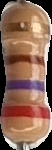
#> input picture res3.png, 52 x 150 px, found by its file name
$ python Processing.py
#> lines starting #> are read from the running program, lines starting #| are printed output that depends on the picture; after the words box and inside, x2 and y2 are one past the last pixel; in counts of white or black regions, pixels touching at a corner belong together
#> in main, img_bgr is the input picture: shape (150, 52, 3); mean B, G, R 84.7, 101.9, 138.9
import numpy as np
import cv2
import matplotlib.pyplot as plt
import os

'''
This module contains functions for processing images, including resistor horizontal alignment,
'''


# [128 lines left out: functions image_horitzontal_alignment, crop_to_narrowest_y_range, remove_resistor_body, lococate_colour_bands, not called in this run]

def image_histogram_equalization(image):
    """
    Convert the image to hsv color space and apply histogram equalization to the h channel.
    Then convert back to RGB color space.
    """
    hsv = cv2.cvtColor(image, cv2.COLOR_RGB2HSV)
#> hsv: shape (150, 52, 3); mean H, S, V 18.3, 92.5, 139.2
    h_channel, s_channel, v_channel = cv2.split(hsv)

    # Apply histogram equalization to the L channel
    #h_channel_eq = cv2.equalizeHist(h_channel)

    clahe = cv2.createCLAHE(clipLimit=2.0, tileGridSize=(8,8))
    h_channel_eq = clahe.apply(h_channel)

    # Merge the channels back
    hsv_eq = cv2.merge((h_channel_eq, s_channel, v_channel))
#> hsv_eq: shape (150, 52, 3); mean H, S, V 30.4, 92.5, 139.2

    # Convert back to RGB color space
    rgb_eq = cv2.cvtColor(hsv_eq, cv2.COLOR_HSV2RGB)
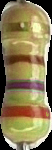
#> rgb_eq: shape (150, 52, 3); mean R, G, B 138, 122.8, 83.2

    return (hsv_eq, rgb_eq)

def remove_glare(image):

    #COLOR
    lab = cv2.cvtColor(image, cv2.COLOR_BGR2LAB)
#> lab: shape (150, 52, 3); mean of channels 0, 1, 2 117.2, 140.7, 143.7
    l, a, b = cv2.split(lab)
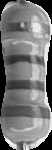
#> l: shape (150, 52); min 0, max 254, mean 117.2
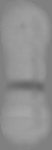
#> b: shape (150, 52); min 100, max 167, mean 143.7
    clahe = cv2.createCLAHE(clipLimit=40.0,tileGridSize=(8,8))
    l_eq = clahe.apply(l)
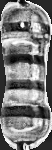
#> l_eq: shape (150, 52); min 1, max 255, mean 123.9
    lab = cv2.merge((l_eq, a, b))
#> lab: shape (150, 52, 3); mean of channels 0, 1, 2 123.9, 140.7, 143.7
    clahe_bgr = cv2.cvtColor(lab, cv2.COLOR_LAB2BGR)
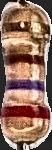
#> clahe_bgr: shape (150, 52, 3); mean B, G, R 93.6, 110.2, 145.7


    #INPAINT + CLAHE
    gray = cv2.cvtColor(clahe_bgr, cv2.COLOR_BGR2GRAY)
    mask = cv2.threshold(gray , 210, 255, cv2.THRESH_BINARY)[1]
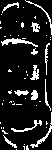
#> mask: shape (150, 52); 12.4% white in thin lines or dots

    # Mask refinement using morphological operations
    kernel = np.ones((3,3), np.uint8)
    #mask = cv2.morphologyEx(mask, cv2.MORPH_OPEN, kernel)
    #mask = cv2.dilate(mask,kernel,iterations = 1)

    result2 = cv2.inpaint(image, mask, 3, cv2.INPAINT_TELEA)
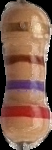
#> result2: shape (150, 52, 3); mean B, G, R 78.2, 95.4, 132.5

    plt.imshow(mask)
    plt.axis('off')
    plt.show()

    return result2


def main():
    """
    Test function for image_horitzontal_alignment.
    Loads an example image, aligns it, and displays the result.
    """

    # Path to the test image (update if needed)
    img_path = r"c:/Users/Alex Miao/Documents/dev/remote-lab/res3.png"
    if not os.path.exists(img_path):
        print(f"Test image not found: {img_path}")
        return

    # Load image in RGB
    img_bgr = cv2.imread(img_path)
    if img_bgr is None:
        print("Failed to load image.")
        return

    img_rgb = cv2.cvtColor(img_bgr, cv2.COLOR_BGR2RGB)

    # [8 lines of commented-out code are left out]
    _, image_rgb = image_histogram_equalization(img_rgb)

    remove_glare_image_bgr = remove_glare(img_bgr)

    plt.imshow(cv2.cvtColor(remove_glare_image_bgr, cv2.COLOR_BGR2RGB))
    plt.axis('off')
    plt.show()
    print("Image has been aligned and displayed.")

if __name__ == "__main__":
    main()

$ run again, with res2.png copied over res3.png
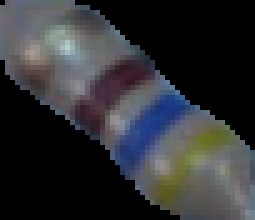
#> input picture res2.png, 51 x 44 px, found by its file name (shown 5 times larger)
#> in main, img_bgr is the input picture: shape (44, 51, 3); mean B, G, R 51.2, 48.4, 47.2
#> hsv: shape (44, 51, 3); mean H, S, V 48, 27.8, 54.9
#> hsv_eq: shape (44, 51, 3); mean H, S, V 67.7, 27.8, 54.9
#> in remove_glare, `mask = cv2.threshold(gray , 210, 255, cv2.THRESH_BINARY)[1]`:
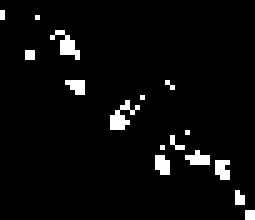
#> mask: shape (44, 51) (shown 5 times larger); 4.2% white in thin lines or dots
#> in remove_glare, `result2 = cv2.inpaint(image, mask, 3, cv2.INPAINT_TELEA)`:
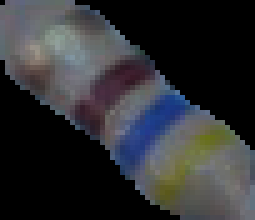
#> result2: shape (44, 51, 3) (shown 5 times larger); mean B, G, R 50.3, 47.4, 46.4

$ run again, with exmaple_gridMap.png copied over res3.png
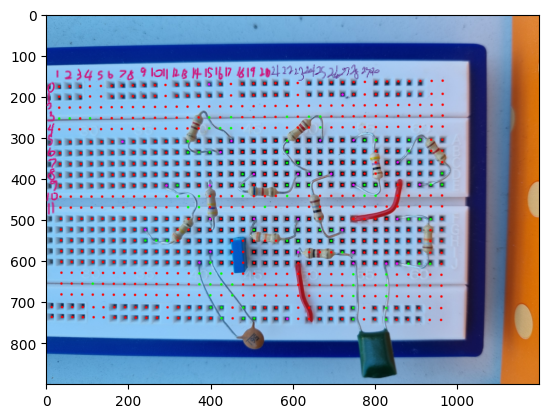
#> input picture exmaple_gridMap.png, 548 x 418 px, found by its file name
#> in main, img_bgr is the input picture: shape (418, 548, 3); mean B, G, R 194.4, 166.9, 148.3
#> hsv: shape (418, 548, 3); mean H, S, V 80.3, 95.3, 206.4
#> hsv_eq: shape (418, 548, 3); mean H, S, V 81.9, 95.3, 206.4
#> mask: shape (418, 548); 27.2% white; 536 white regions (405 under 20 px), largest, box (x1, y1, x2, y2) and area: (0, 0, 548, 418) 42294, (81, 62, 466, 112) 2275, (71, 207, 194, 258) 985
#> in remove_glare, `result2 = cv2.inpaint(image, mask, 3, cv2.INPAINT_TELEA)`:
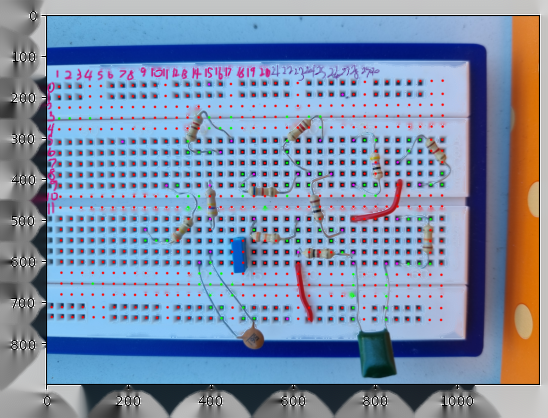
#> result2: shape (418, 548, 3); mean B, G, R 171.2, 143.5, 125.3
